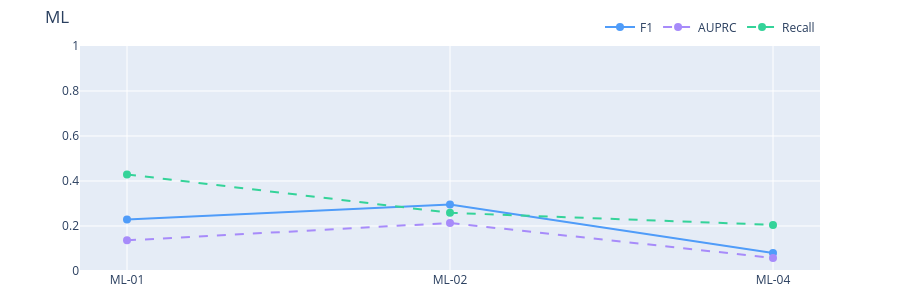
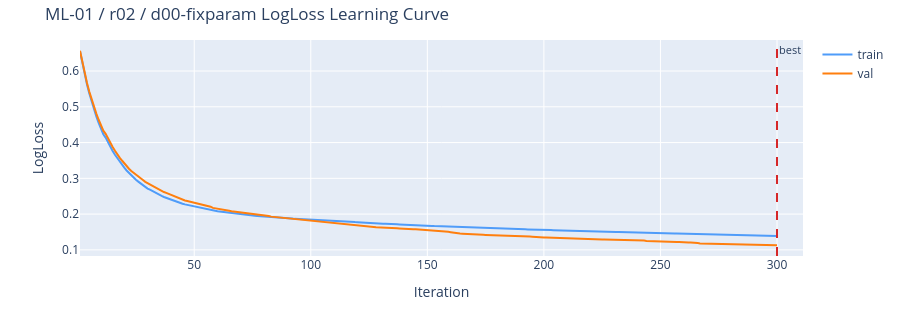
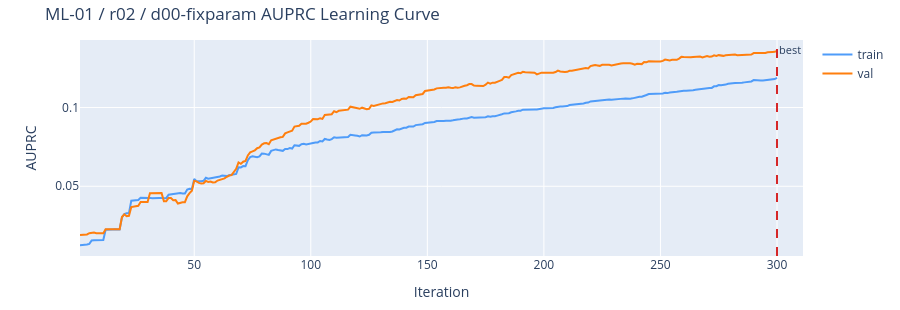
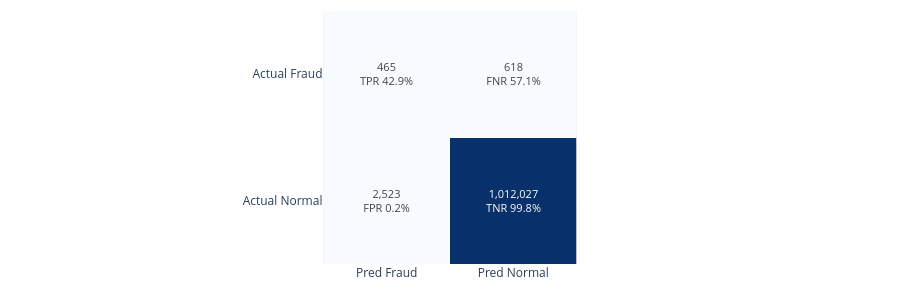

The code cell stored with these charts, in order, in its notebook:
### Code cell
# 최종 실행 지점이다.
# exp_data에는 run별 로드된 artifact와 표시용 metadata가 들어가고,
# skipped_df에는 필터링되었거나 필수 artifact가 없어 제외된 run과 사유가 들어간다.
exp_data, skipped_df = load_dashboard_preview_data()
show_dashboard_preview(exp_data, skipped_df)

### Figure 1 — Plotly figure (JSON) as saved in the notebook; plotly's stock layout.template omitted (floating-point values rounded to 4 significant figures)
{"data": [{"customdata": ["일반 집계 피처 1단계", "일반 집계 피처 2단계", "그래프 피처 2단계 - sender-receiver pair"], "hovertemplate": "<b>%{x}</b><br>F1: %{y:.4f}<br><i>%{customdata}</i><extra></extra>", "line": {"color": "#4f9cf9", "dash": "solid", "width": 2}, "marker": {"color": "#4f9cf9", "size": 8}, "mode": "lines+markers", "name": "F1", "type": "scatter", "x": ["ML-01", "ML-02", "ML-04"], "y": [0.2284, 0.296, 0.07996]}, {"customdata": ["일반 집계 피처 1단계", "일반 집계 피처 2단계", "그래프 피처 2단계 - sender-receiver pair"], "hovertemplate": "<b>%{x}</b><br>AUPRC: %{y:.4f}<br><i>%{customdata}</i><extra></extra>", "line": {"color": "#a78bfa", "dash": "dash", "width": 2}, "marker": {"color": "#a78bfa", "size": 8}, "mode": "lines+markers", "name": "AUPRC", "type": "scatter", "x": ["ML-01", "ML-02", "ML-04"], "y": [0.1362, 0.2134, 0.05789]}, {"customdata": ["일반 집계 피처 1단계", "일반 집계 피처 2단계", "그래프 피처 2단계 - sender-receiver pair"], "hovertemplate": "<b>%{x}</b><br>Recall: %{y:.4f}<br><i>%{customdata}</i><extra></extra>", "line": {"color": "#34d399", "dash": "dash", "width": 2}, "marker": {"color": "#34d399", "size": 8}, "mode": "lines+markers", "name": "Recall", "type": "scatter", "x": ["ML-01", "ML-02", "ML-04"], "y": [0.4294, 0.2585, 0.205]}, {"customdata": ["일반 집계 피처 1단계", "일반 집계 피처 2단계", "그래프 피처 2단계 - sender-receiver pair"], "hovertemplate": "<b>%{x}</b><br><i>%{customdata}</i><extra></extra>", "marker": {"opacity": 0, "size": 16}, "mode": "markers", "name": "", "showlegend": false, "type": "scatter", "x": ["ML-01", "ML-02", "ML-04"], "y": [0, 0, 0]}], "layout": {"height": 300, "legend": {"itemclick": "toggleothers", "itemdoubleclick": "toggle", "orientation": "h", "x": 1, "xanchor": "right", "y": 1.02, "yanchor": "bottom"}, "margin": {"b": 20, "t": 40}, "title": {"text": "ML"}, "xaxis": {"categoryarray": ["ML-01", "ML-02", "ML-04"], "categoryorder": "array"}, "yaxis": {"range": [0, 1]}}}

### Figure 2 — Plotly figure (JSON) as saved in the notebook; plotly's stock layout.template omitted (floating-point values rounded to 4 significant figures; data arrays with more than 128 entries replaced by an {"elided": "..."} marker saying what was removed)
{"data": [{"hovertemplate": "split=train<br>Iteration=%{x}<br>LogLoss=%{y}<extra></extra>", "legendgroup": "train", "line": {"color": "#4f9cf9", "dash": "solid"}, "marker": {"symbol": "circle"}, "mode": "lines", "name": "train", "orientation": "v", "showlegend": true, "type": "scatter", "x": {"elided": "300 int values"}, "xaxis": "x", "y": {"elided": "300 float values"}, "yaxis": "y"}, {"hovertemplate": "split=val<br>Iteration=%{x}<br>LogLoss=%{y}<extra></extra>", "legendgroup": "val", "line": {"color": "#ff7f0e", "dash": "solid"}, "marker": {"symbol": "circle"}, "mode": "lines", "name": "val", "orientation": "v", "showlegend": true, "type": "scatter", "x": {"elided": "300 int values"}, "xaxis": "x", "y": {"elided": "300 float values"}, "yaxis": "y"}], "layout": {"annotations": [{"font": {"size": 11}, "showarrow": false, "text": "best", "x": 300, "xanchor": "left", "xref": "x", "y": 1, "yanchor": "top", "yref": "y domain"}], "height": 310, "legend": {"title": {"text": ""}, "tracegroupgap": 0}, "margin": {"b": 20, "t": 40}, "shapes": [{"line": {"color": "#d62728", "dash": "dash"}, "type": "line", "x0": 300, "x1": 300, "xref": "x", "y0": 0, "y1": 1, "yref": "y domain"}], "title": {"text": "ML-01 / r02 / d00-fixparam LogLoss Learning Curve"}, "xaxis": {"anchor": "y", "domain": [0, 1], "title": {"text": "Iteration"}}, "yaxis": {"anchor": "x", "domain": [0, 1], "title": {"text": "LogLoss"}}}}

### Figure 3 — Plotly figure (JSON) as saved in the notebook; plotly's stock layout.template omitted (floating-point values rounded to 4 significant figures; data arrays with more than 128 entries replaced by an {"elided": "..."} marker saying what was removed)
{"data": [{"hovertemplate": "split=train<br>Iteration=%{x}<br>AUPRC=%{y}<extra></extra>", "legendgroup": "train", "line": {"color": "#4f9cf9", "dash": "solid"}, "marker": {"symbol": "circle"}, "mode": "lines", "name": "train", "orientation": "v", "showlegend": true, "type": "scatter", "x": {"elided": "300 int values"}, "xaxis": "x", "y": {"elided": "300 float values"}, "yaxis": "y"}, {"hovertemplate": "split=val<br>Iteration=%{x}<br>AUPRC=%{y}<extra></extra>", "legendgroup": "val", "line": {"color": "#ff7f0e", "dash": "solid"}, "marker": {"symbol": "circle"}, "mode": "lines", "name": "val", "orientation": "v", "showlegend": true, "type": "scatter", "x": {"elided": "300 int values"}, "xaxis": "x", "y": {"elided": "300 float values"}, "yaxis": "y"}], "layout": {"annotations": [{"font": {"size": 11}, "showarrow": false, "text": "best", "x": 300, "xanchor": "left", "xref": "x", "y": 1, "yanchor": "top", "yref": "y domain"}], "height": 310, "legend": {"title": {"text": ""}, "tracegroupgap": 0}, "margin": {"b": 20, "t": 40}, "shapes": [{"line": {"color": "#d62728", "dash": "dash"}, "type": "line", "x0": 300, "x1": 300, "xref": "x", "y0": 0, "y1": 1, "yref": "y domain"}], "title": {"text": "ML-01 / r02 / d00-fixparam AUPRC Learning Curve"}, "xaxis": {"anchor": "y", "domain": [0, 1], "title": {"text": "Iteration"}}, "yaxis": {"anchor": "x", "domain": [0, 1], "title": {"text": "AUPRC"}}}}

### Figure 4 — Plotly figure (JSON) as saved in the notebook; plotly's stock layout.template omitted (floating-point values rounded to 4 significant figures)
{"data": [{"coloraxis": "coloraxis", "hovertemplate": "x: %{x}<br>y: %{y}<br>color: %{z}<extra></extra>", "name": "0", "text": [["465<br>TPR 42.9%", "618<br>FNR 57.1%"], ["2,523<br>FPR 0.2%", "1,012,027<br>TNR 99.8%"]], "textfont": {"size": 11}, "texttemplate": "%{text}", "type": "heatmap", "x": ["Pred Fraud", "Pred Normal"], "xaxis": "x", "y": ["Actual Fraud", "Actual Normal"], "yaxis": "y", "z": [[465, 618], [2523, 1012027]]}], "layout": {"coloraxis": {"colorscale": [[0, "rgb(247,251,255)"], [0.125, "rgb(222,235,247)"], [0.25, "rgb(198,219,239)"], [0.375, "rgb(158,202,225)"], [0.5, "rgb(107,174,214)"], [0.625, "rgb(66,146,198)"], [0.75, "rgb(33,113,181)"], [0.875, "rgb(8,81,156)"], [1, "rgb(8,48,107)"]], "showscale": false}, "height": 290, "margin": {"b": 10, "t": 10}, "xaxis": {"anchor": "y", "constrain": "domain", "domain": [0, 1], "scaleanchor": "y"}, "yaxis": {"anchor": "x", "autorange": "reversed", "constrain": "domain", "domain": [0, 1]}}}
